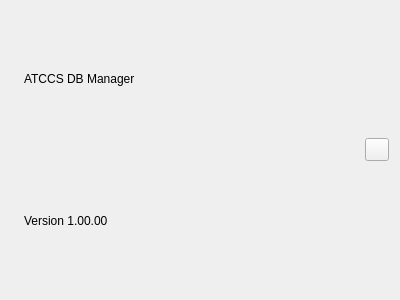
<?xml version="1.0" encoding="UTF-8"?>
<ui version="4.0">
 <class>DBMWTitleBar</class>
 <widget class="QWidget" name="DBMWTitleBar">
  <property name="geometry">
   <rect>
    <x>0</x>
    <y>0</y>
    <width>400</width>
    <height>300</height>
   </rect>
  </property>
  <property name="windowTitle">
   <string>DBMWTitleBar</string>
  </property>
  <layout class="QHBoxLayout" name="horizontalLayout">
   <item>
    <widget class="QLabel" name="_logoTag">
     <property name="maximumSize">
      <size>
       <width>32</width>
       <height>48</height>
      </size>
     </property>
     <property name="text">
      <string/>
     </property>
     <property name="pixmap">
      <pixmap resource="../res/ATCCSDBManager.qrc">:/img/mw_logo</pixmap>
     </property>
     <property name="scaledContents">
      <bool>true</bool>
     </property>
    </widget>
   </item>
   <item>
    <layout class="QVBoxLayout" name="verticalLayout">
     <item>
      <widget class="QLabel" name="_mainTitleTag">
       <property name="text">
        <string>ATCCS DB Manager</string>
       </property>
      </widget>
     </item>
     <item>
      <widget class="QLabel" name="_subTitleTag">
       <property name="text">
        <string>Version 1.00.00</string>
       </property>
      </widget>
     </item>
    </layout>
   </item>
   <item>
    <spacer name="horizontalSpacer">
     <property name="orientation">
      <enum>Qt::Horizontal</enum>
     </property>
     <property name="sizeHint" stdset="0">
      <size>
       <width>40</width>
       <height>20</height>
      </size>
     </property>
    </spacer>
   </item>
   <item>
    <widget class="QToolButton" name="_btnClose">
     <property name="text">
      <string/>
     </property>
    </widget>
   </item>
  </layout>
 </widget>
 <resources>
  <include location="../res/ATCCSDBManager.qrc"/>
 </resources>
 <connections/>
</ui>
